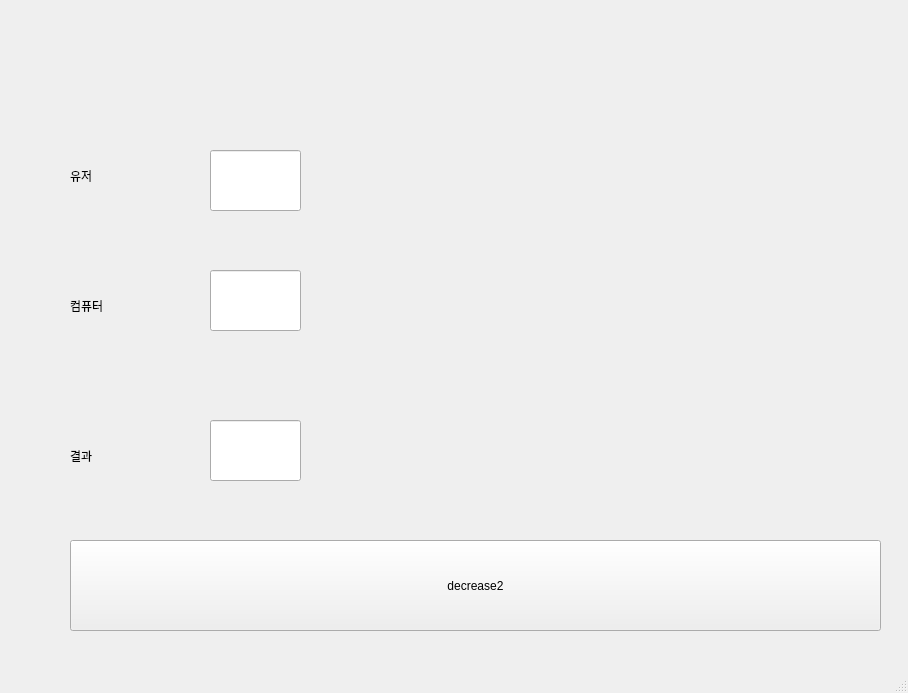
<?xml version="1.0" encoding="UTF-8"?>
<ui version="4.0">
 <class>MainWindow</class>
 <widget class="QMainWindow" name="MainWindow">
  <property name="geometry">
   <rect>
    <x>0</x>
    <y>0</y>
    <width>908</width>
    <height>693</height>
   </rect>
  </property>
  <property name="windowTitle">
   <string>MainWindow</string>
  </property>
  <widget class="QWidget" name="centralwidget">
   <widget class="QPushButton" name="pb">
    <property name="geometry">
     <rect>
      <x>70</x>
      <y>540</y>
      <width>811</width>
      <height>91</height>
     </rect>
    </property>
    <property name="text">
     <string>decrease2</string>
    </property>
   </widget>
   <widget class="QLabel" name="lbl_me">
    <property name="geometry">
     <rect>
      <x>70</x>
      <y>120</y>
      <width>201</width>
      <height>111</height>
     </rect>
    </property>
    <property name="text">
     <string>유저</string>
    </property>
   </widget>
   <widget class="QLabel" name="lbl_com">
    <property name="geometry">
     <rect>
      <x>70</x>
      <y>250</y>
      <width>201</width>
      <height>111</height>
     </rect>
    </property>
    <property name="text">
     <string>컴퓨터</string>
    </property>
   </widget>
   <widget class="QLabel" name="lbl_res">
    <property name="geometry">
     <rect>
      <x>70</x>
      <y>400</y>
      <width>201</width>
      <height>111</height>
     </rect>
    </property>
    <property name="text">
     <string>결과</string>
    </property>
   </widget>
   <widget class="QLineEdit" name="le_me">
    <property name="geometry">
     <rect>
      <x>210</x>
      <y>150</y>
      <width>91</width>
      <height>61</height>
     </rect>
    </property>
   </widget>
   <widget class="QLineEdit" name="le_com">
    <property name="geometry">
     <rect>
      <x>210</x>
      <y>270</y>
      <width>91</width>
      <height>61</height>
     </rect>
    </property>
   </widget>
   <widget class="QLineEdit" name="le_res">
    <property name="geometry">
     <rect>
      <x>210</x>
      <y>420</y>
      <width>91</width>
      <height>61</height>
     </rect>
    </property>
   </widget>
  </widget>
  <widget class="QMenuBar" name="menubar">
   <property name="geometry">
    <rect>
     <x>0</x>
     <y>0</y>
     <width>908</width>
     <height>21</height>
    </rect>
   </property>
  </widget>
  <widget class="QStatusBar" name="statusbar"/>
 </widget>
 <resources/>
 <connections/>
</ui>
